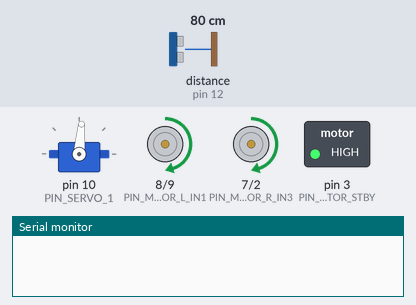
This program was run on a simulated Arduino Uno, built with avr-gcc and run on an emulated ATmega328P. Parts: servo, motor-driver pin pairs drawn as motors (green arrow = first pin HIGH = forward, orange = second pin HIGH = backward, longer = more drive, scaled by the enable pin, stopped while the standby pin is LOW), switched loads named in the program (green lamp = pin HIGH), the last lines printed to the serial monitor. Wiring (inferred from the names in the program): ultrasonic range finder: trigger pin 13; echo pin 12. Inputs (shaded band) come from the test bench; at power-on: distance to the obstacle (sensor on pin 12) 80 cm. The echo pulse lasts 58.3 µs per cm; pins used as bus, display or sensor lines are not drawn.

Above: at 1.7 s.
1.8 s: distance to the obstacle (sensor on pin 12) set to 23 cm
At 2.18 s:
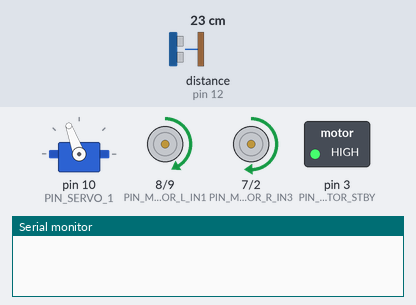
4.8 s: distance to the obstacle (sensor on pin 12) set to 18 cm
At 7.1 s:
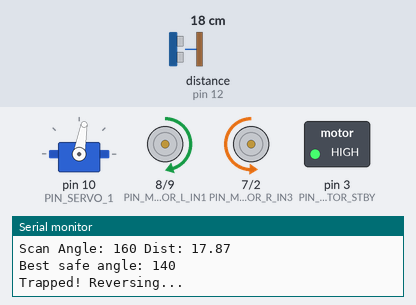
7.8 s: distance to the obstacle (sensor on pin 12) set to 35 cm
10.8 s: distance to the obstacle (sensor on pin 12) set to 60 cm
At 11.34 s:
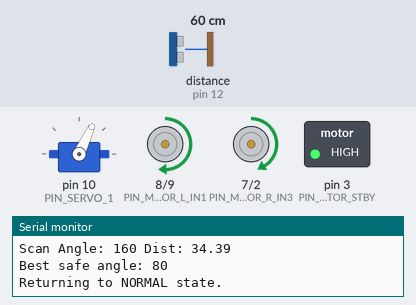
13.8 s: distance to the obstacle (sensor on pin 12) set to 47 cm
16.8 s: distance to the obstacle (sensor on pin 12) set to 2 cm
At 18.3 s:
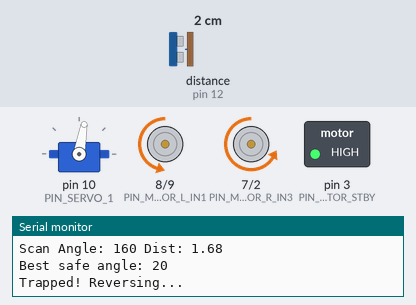
Timing chart, 0 to 20.8 s (numbered marks = the images above; inputs shaded):
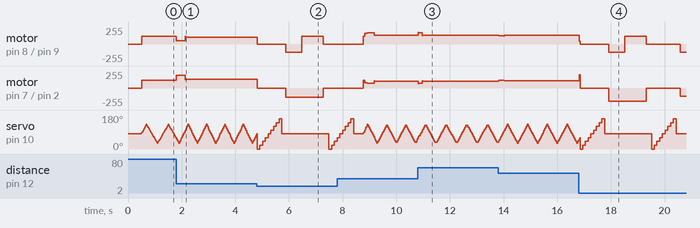

Measured:
- the behaviour switches between 21 and 20 cm on distance to the obstacle (sensor on pin 12) (found by bisection; images 1 and 2)
- after the input at 1.8 s, motor on pin 8 (PIN_MOTOR_L_IN1) / pin 9 (PIN_MOTOR_L_IN2): forward 120/255 → forward 49/255 at once, → forward 105/255 0.32 s later; motor on pin 7 (PIN_MOTOR_R_IN3) / pin 2 (PIN_MOTOR_R_IN4): forward 120/255 → forward 190/255 at once, → forward 135/255 0.32 s later
- after the input at 10.8 s, motor on pin 8 (PIN_MOTOR_L_IN1) / pin 9 (PIN_MOTOR_L_IN2): forward 135/255 → forward 166/255 at once, → forward 135/255 0.15 s later; motor on pin 7 (PIN_MOTOR_R_IN3) / pin 2 (PIN_MOTOR_R_IN4): forward 105/255 → forward 73/255 at once, → forward 105/255 0.15 s later

The program:

main.cpp
```cpp
#include <Arduino.h>
#include <Servo.h>
#include "PinConfig.h"

// =========================================================
// 状态与全局对象
// =========================================================
enum State
{
    STATE_NORMAL,
    STATE_OBSTACLE
};

State currentState = STATE_NORMAL;
Servo myServo;

// =========================================================
// 参数配置
// =========================================================

// 运动参数
const int BASE_SPEED = 120; // 基础速度 (0-255)
const int MAX_SPEED = 200;  // 限制最大速度
const int MIN_SPEED = 40;   // 限制最小速度

// 舵机参数
const int SERVO_CENTER = 80;
const int SERVO_SCAN_AMP = 50;  // 正常扫描幅度：50度到110度
const int SERVO_SCAN_SPEED = 5; // 扫描角度步长 (增加步长加快扫描)
const int SERVO_SCAN_DELAY = 5; // 扫描延时（毫秒），越小扫描越快

// 超声波及避障参数
const float OBSTACLE_DIST_THRES = 20.0; // 触发避障的最短距离（厘米）
const float MAX_TRACK_WIDTH = 50.0;     // 用于PID的赛道最大宽度限制（厘米）

// PID 控制参数
float Kp = 2;
float Ki = 0.15;
float Kd = 0.45;

float error = 0.0;
float last_error = 0.0;
float integral = 0.0;

// 距离与扫描变量
float dist_left = MAX_TRACK_WIDTH;
float dist_right = MAX_TRACK_WIDTH;
float dist_center = MAX_TRACK_WIDTH;

int currentServoAngle = SERVO_CENTER;
int servoDirection = 1; // 1: 角度增加, -1: 角度减少
unsigned long lastServoMoveTime = 0;

// =========================================================
// 函数声明
// =========================================================
void setupPins();
float readSonar();
void setMotorSpeed(int speedL, int speedR);
void handleNormalState();
void handleObstacleState();
void updateServoScan();

// =========================================================
// 初始化
// =========================================================
void setup()
{
    Serial.begin(115200);
    setupPins();

    myServo.attach(PIN_SERVO_1);
    myServo.write(SERVO_CENTER);
    delay(500); // 等待舵机归位
}

void setupPins()
{
    // 超声波
    pinMode(PIN_SONAR_TRIG, OUTPUT);
    pinMode(PIN_SONAR_ECHO, INPUT);

    // 左电机
    pinMode(PIN_MOTOR_L_EN, OUTPUT);
    pinMode(PIN_MOTOR_L_IN1, OUTPUT);
    pinMode(PIN_MOTOR_L_IN2, OUTPUT);

    // 右电机
    pinMode(PIN_MOTOR_R_EN, OUTPUT);
    pinMode(PIN_MOTOR_R_IN3, OUTPUT);
    pinMode(PIN_MOTOR_R_IN4, OUTPUT);

    // 待机引脚
    pinMode(PIN_MOTOR_STBY, OUTPUT);
    digitalWrite(PIN_MOTOR_STBY, HIGH); // 启用TB6612
}

// =========================================================
// 主循环
// =========================================================
void loop()
{
    if (currentState == STATE_NORMAL)
    {
        handleNormalState();
    }
    else if (currentState == STATE_OBSTACLE)
    {
        handleObstacleState();
    }
}

// =========================================================
// 传感器与执行器基础函数
// =========================================================

// 读取超声波距离（单位：厘米）
float readSonar()
{
    digitalWrite(PIN_SONAR_TRIG, LOW);
    delayMicroseconds(2);
    digitalWrite(PIN_SONAR_TRIG, HIGH);
    delayMicroseconds(10);
    digitalWrite(PIN_SONAR_TRIG, LOW);

    // timeout设置为30000微秒（约5米左右的往返时间），防止程序卡死
    long duration = pulseIn(PIN_SONAR_ECHO, HIGH, 30000);
    if (duration == 0)
        return MAX_TRACK_WIDTH; // 如果超时，认为距离很远

    float dist = duration * 0.034 / 2.0;
    return dist;
}

// 设置电机速度（正数前进，负数后退）
void setMotorSpeed(int speedL, int speedR)
{
    // 处理配置中的反转标志
    if (MOTOR_LEFT_INVERT)
        speedL = -speedL;
    if (MOTOR_RIGHT_INVERT)
        speedR = -speedR;

    // 控制左电机
    if (speedL >= 0)
    {
        digitalWrite(PIN_MOTOR_L_IN1, HIGH);
        digitalWrite(PIN_MOTOR_L_IN2, LOW);
        analogWrite(PIN_MOTOR_L_EN, constrain(speedL, 0, 255));
    }
    else
    {
        digitalWrite(PIN_MOTOR_L_IN1, LOW);
        digitalWrite(PIN_MOTOR_L_IN2, HIGH);
        analogWrite(PIN_MOTOR_L_EN, constrain(-speedL, 0, 255));
    }

    // 控制右电机
    if (speedR >= 0)
    {
        digitalWrite(PIN_MOTOR_R_IN3, HIGH);
        digitalWrite(PIN_MOTOR_R_IN4, LOW);
        analogWrite(PIN_MOTOR_R_EN, constrain(speedR, 0, 255));
    }
    else
    {
        digitalWrite(PIN_MOTOR_R_IN3, LOW);
        digitalWrite(PIN_MOTOR_R_IN4, HIGH);
        analogWrite(PIN_MOTOR_R_EN, constrain(-speedR, 0, 255));
    }
}

// =========================================================
// 状态处理逻辑
// =========================================================

// 无阻塞的舵机小角度连续扫描
void updateServoScan()
{
    unsigned long currentMillis = millis();
    if (currentMillis - lastServoMoveTime >= SERVO_SCAN_DELAY)
    {
        lastServoMoveTime = currentMillis;

        currentServoAngle += servoDirection * SERVO_SCAN_SPEED;

        if (currentServoAngle >= SERVO_CENTER + SERVO_SCAN_AMP)
        {
            currentServoAngle = SERVO_CENTER + SERVO_SCAN_AMP;
            servoDirection = -1; // 触及右边界，反向
        }
        else if (currentServoAngle <= SERVO_CENTER - SERVO_SCAN_AMP)
        {
            currentServoAngle = SERVO_CENTER - SERVO_SCAN_AMP;
            servoDirection = 1; // 触及左边界，反向
        }

        myServo.write(currentServoAngle);
    }
}

// 正常行进状态：小角度扫描 + PID 循迹
void handleNormalState()
{
    // 1. 更新舵机位置
    updateServoScan();

    // 2. 读取当前超声波距离
    float dist = readSonar();

    // 根据舵机的当前角度，将距离划分为左、中、右
    // 舵机角度：大于80是左侧，小于80是右侧
    if (currentServoAngle > SERVO_CENTER + 15)
    {
        dist_left = dist;
    }
    else if (currentServoAngle < SERVO_CENTER - 15)
    {
        dist_right = dist;
    }
    else
    {
        dist_center = dist;
        // 如果中间方向距离过近，触发避障状态
        if (dist_center > 0 && dist_center < OBSTACLE_DIST_THRES)
        {
            setMotorSpeed(0, 0); // 紧急停车
            currentState = STATE_OBSTACLE;
            return;
        }
    }

    // 3. 运行 PID 算法
    // 对左右距离进行限幅，避免在空旷区域单侧距离过大导致误差飙升
    float cap_left = min(dist_left, MAX_TRACK_WIDTH);
    float cap_right = min(dist_right, MAX_TRACK_WIDTH);

    // 误差：左边距离减去右边距离。
    // 如果 cap_left > cap_right，误差 > 0，说明左侧更宽阔，我们希望车向左偏。
    // 在这套逻辑下，向左偏需要右轮加速，左轮减速。
    error = cap_left - cap_right;

    integral += error;
    integral = constrain(integral, -100, 100); // 积分限幅防饱和

    float derivative = error - last_error;

    // PID 输出的是修正速度
    float turn_speed = Kp * error + Ki * integral + Kd * derivative;
    last_error = error;

    // 4. 将修正速度应用到马达
    // turn_speed > 0 时，speedR增加，speedL减小 -> 左转
    int speedL = BASE_SPEED - turn_speed;
    int speedR = BASE_SPEED + turn_speed;

    // 限幅并执行
    speedL = constrain(speedL, MIN_SPEED, MAX_SPEED);
    speedR = constrain(speedR, MIN_SPEED, MAX_SPEED);

    setMotorSpeed(speedL, speedR);

    delay(15); // 给超声波模块一点喘息时间
}

// 避障状态：大角度全景扫描，寻找最远距离并转向
void handleObstacleState()
{
    Serial.println("Obstacle detected! Scanning max angles...");

    int best_angle = SERVO_CENTER;
    float max_dist = 0;

    // 从右到左进行一次大角度扫描：0度到160度
    for (int angle = 0; angle <= 160; angle += 20)
    {
        myServo.write(angle);
        delay(100); // 减少等待舵机转动到位的时间 (原为200)

        float d = readSonar();
        Serial.print("Scan Angle: ");
        Serial.print(angle);
        Serial.print(" Dist: ");
        Serial.println(d);

        // 寻找最开阔的方向
        if (d > max_dist)
        {
            max_dist = d;
            best_angle = angle;
        }
    }

    Serial.print("Best safe angle: ");
    Serial.println(best_angle);

    // 扫描结束后，舵机归中
    myServo.write(SERVO_CENTER);
    currentServoAngle = SERVO_CENTER;
    delay(150); // 减少归中等待时间 (原为300)

    // 计算最开阔方向与正前方的角度差
    int angle_diff = best_angle - SERVO_CENTER;

    // 转向逻辑
    if (max_dist < OBSTACLE_DIST_THRES)
    {
        // 如果四周都被堵死（连最远距离都很近），选择后退并随机旋转
        Serial.println("Trapped! Reversing...");
        setMotorSpeed(-BASE_SPEED, -BASE_SPEED);
        delay(600);
        setMotorSpeed(BASE_SPEED, -BASE_SPEED); // 原地右转
        delay(800);
    }
    else
    {
        // 根据角度差估算需要的原地转向时间（时间常数 8 需根据实际车体打滑情况调整）
        int turn_time = abs(angle_diff) * 8;

        if (angle_diff > 10)
        {
            // 需要左转：左轮后退，右轮前进
            setMotorSpeed(-BASE_SPEED, BASE_SPEED);
            delay(turn_time);
        }
        else if (angle_diff < -10)
        {
            // 需要右转：左轮前进，右轮后退
            setMotorSpeed(BASE_SPEED, -BASE_SPEED);
            delay(turn_time);
        }
    }

    // 转向完毕，刹车
    setMotorSpeed(0, 0);
    delay(200);

    // 准备恢复正常状态，重置 PID 的状态变量和历史距离
    error = 0;
    last_error = 0;
    integral = 0;
    dist_left = MAX_TRACK_WIDTH;
    dist_right = MAX_TRACK_WIDTH;
    dist_center = MAX_TRACK_WIDTH;

    Serial.println("Returning to NORMAL state.");
    currentState = STATE_NORMAL;
}
```

PinConfig.h
```cpp
#ifndef PIN_CONFIG_H
#define PIN_CONFIG_H

#include <Arduino.h>

// ==========================================
// 引脚定义配置文件
// ==========================================

// --- HC-SR04 超声波传感器 ---
#define PIN_SONAR_TRIG 13
#define PIN_SONAR_ECHO 12

// --- SG90 舵机 ---
#define PIN_SERVO_1 10

// --- WS2812 RGB 灯 ---
#define PIN_WS2812 4
#define WS2812_NUM_LEDS 1

// --- MPU6050 (I2C) ---
// SDA -> A4
// SCL -> A5
#define PIN_I2C_SDA A4
#define PIN_I2C_SCL A5

// --- TB6612 马达驱动 ---
// 左电机
#define PIN_MOTOR_L_EN 6 // PWMB
#define PIN_MOTOR_L_IN1 8
#define PIN_MOTOR_L_IN2 9 // 修复：原为 8，现改为 9，以支持反转

// 右电机
#define PIN_MOTOR_R_EN 5 // PWMA
#define PIN_MOTOR_R_IN3 7
#define PIN_MOTOR_R_IN4 2 // 修复：原为 7，现改为 2，以支持反转
#define PIN_MOTOR_STBY 3

// 电机方向反转开关：0 正常，1 反转（仅影响方向，不影响速度）
#define MOTOR_LEFT_INVERT 0
#define MOTOR_RIGHT_INVERT 0

#endif // PIN_CONFIG_H
```
